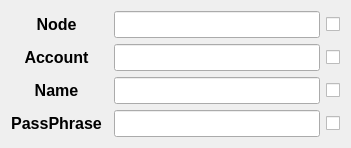
   <widget class="QWidget" name="gridLayoutWidget_4">
    <property name="geometry">
     <rect>
      <x>95</x>
      <y>25</y>
      <width>351</width>
      <height>136</height>
     </rect>
    </property>
    <layout class="QGridLayout" name="gridLayout_4">
     <item row="1" column="0">
      <widget class="QLabel" name="label_account">
       <property name="font">
        <font>
         <pointsize>12</pointsize>
         <weight>75</weight>
         <bold>true</bold>
        </font>
       </property>
       <property name="text">
        <string>Account</string>
       </property>
       <property name="alignment">
        <set>Qt::AlignCenter</set>
       </property>
      </widget>
     </item>
     <item row="0" column="2">
      <widget class="QLineEdit" name="lineEdit_nxtServer">
       <property name="font">
        <font>
         <pointsize>12</pointsize>
         <weight>75</weight>
         <bold>true</bold>
        </font>
       </property>
       <property name="maxLength">
        <number>200</number>
       </property>
      </widget>
     </item>
     <item row="0" column="1">
      <widget class="KLed" name="kled_connActive">
       <property name="color">
        <color>
         <red>0</red>
         <green>10</green>
         <blue>250</blue>
        </color>
       </property>
      </widget>
     </item>
     <item row="3" column="3">
      <widget class="QCheckBox" name="cb_passPh">
       <property name="text">
        <string/>
       </property>
      </widget>
     </item>
     <item row="1" column="3">
      <widget class="QCheckBox" name="cb_acct">
       <property name="text">
        <string/>
       </property>
      </widget>
     </item>
     <item row="0" column="3">
      <widget class="QCheckBox" name="cb_pollNRS">
       <property name="text">
        <string/>
       </property>
      </widget>
     </item>
     <item row="3" column="2">
      <widget class="QLineEdit" name="lineEdit_passPhr">
       <property name="font">
        <font>
         <pointsize>12</pointsize>
         <weight>75</weight>
         <bold>true</bold>
        </font>
       </property>
       <property name="maxLength">
        <number>200</number>
       </property>
       <property name="echoMode">
        <enum>QLineEdit::Password</enum>
       </property>
      </widget>
     </item>
     <item row="1" column="2">
      <widget class="QLineEdit" name="lineEdit_account0">
       <property name="font">
        <font>
         <pointsize>12</pointsize>
         <weight>75</weight>
         <bold>true</bold>
        </font>
       </property>
       <property name="maxLength">
        <number>200</number>
       </property>
      </widget>
     </item>
     <item row="0" column="0">
      <widget class="QLabel" name="label_NXTServer">
       <property name="font">
        <font>
         <pointsize>12</pointsize>
         <weight>75</weight>
         <bold>true</bold>
        </font>
       </property>
       <property name="text">
        <string>Node</string>
       </property>
       <property name="alignment">
        <set>Qt::AlignCenter</set>
       </property>
      </widget>
     </item>
     <item row="3" column="0">
      <widget class="QLabel" name="label_passPhrase">
       <property name="font">
        <font>
         <pointsize>12</pointsize>
         <weight>75</weight>
         <bold>true</bold>
        </font>
       </property>
       <property name="text">
        <string>PassPhrase</string>
       </property>
       <property name="alignment">
        <set>Qt::AlignCenter</set>
       </property>
      </widget>
     </item>
     <item row="3" column="1">
      <widget class="KLed" name="kled_acctUnlocked">
       <property name="color">
        <color>
         <red>0</red>
         <green>10</green>
         <blue>250</blue>
        </color>
       </property>
      </widget>
     </item>
     <item row="1" column="1">
      <widget class="KLed" name="kled_acctExists">
       <property name="color">
        <color>
         <red>0</red>
         <green>10</green>
         <blue>250</blue>
        </color>
       </property>
      </widget>
     </item>
     <item row="2" column="0">
      <widget class="QLabel" name="label_accountName">
       <property name="font">
        <font>
         <pointsize>12</pointsize>
         <weight>75</weight>
         <bold>true</bold>
        </font>
       </property>
       <property name="text">
        <string>Name</string>
       </property>
       <property name="alignment">
        <set>Qt::AlignCenter</set>
       </property>
      </widget>
     </item>
     <item row="2" column="2">
      <widget class="QLineEdit" name="lineEdit_account0Name">
       <property name="font">
        <font>
         <pointsize>12</pointsize>
         <weight>75</weight>
         <bold>true</bold>
        </font>
       </property>
       <property name="text">
        <string/>
       </property>
       <property name="maxLength">
        <number>200</number>
       </property>
      </widget>
     </item>
     <item row="2" column="3">
      <widget class="QCheckBox" name="cb_acctName">
       <property name="text">
        <string/>
       </property>
      </widget>
     </item>
     <item row="2" column="1">
      <widget class="KLed" name="kled_acctName">
       <property name="color">
        <color>
         <red>0</red>
         <green>10</green>
         <blue>250</blue>
        </color>
       </property>
      </widget>
     </item>
    </layout>
   </widget>
